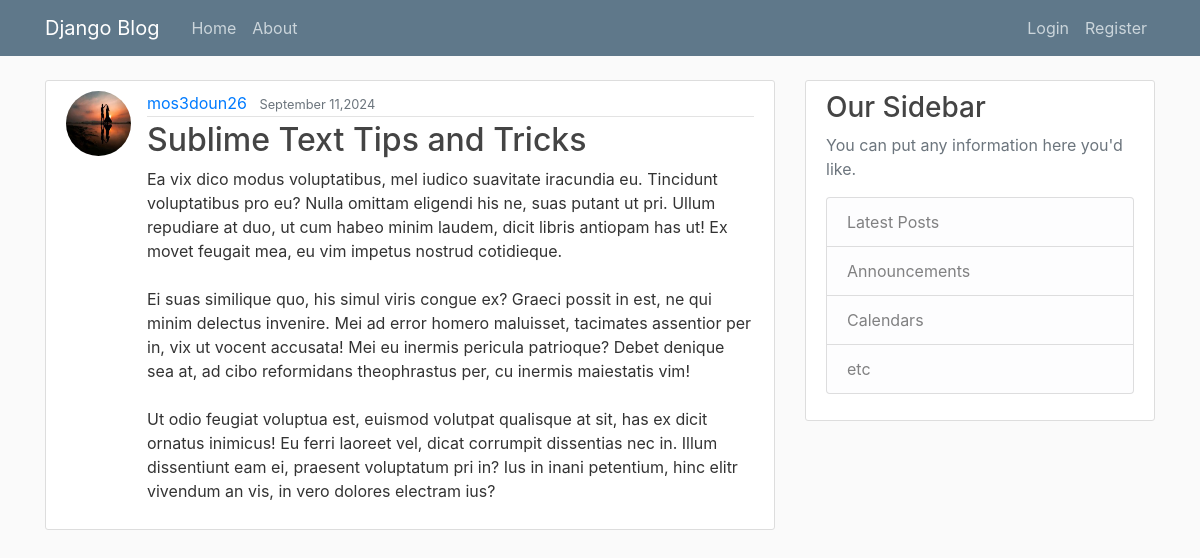
The page /post/19/ on the database its author committed.
### blog/models.py (models this page shows, shortened)
class Post(models.Model):
    title = models.CharField(max_length=100)
    content = models.TextField()
    date_posted  = models.DateField(default=timezone.now)
    author = models.ForeignKey(User, on_delete=models.CASCADE)

### users/models.py (models this page shows, shortened)
class Profile(models.Model):
    user = models.OneToOneField(User, on_delete=models.CASCADE)
    image = models.ImageField(default="profile_pics/defualt.jpeg", upload_to="profile_pics")

### blog/views.py (the view)
# urls.py: path("post/<int:pk>/", PostDetailview.as_view(), name="post-detail"),
class PostDetailview(DetailView):
    model = Post

### blog/templates/blog/post_detail.html (shortened to what this page needs)
{% extends "blog/base.html" %}
{% block content %}
<article class="media content-section">
    <img class="rounded-circle article-img" src="{{ object.author.profile.image.url }}">
    <div class="media-body">
        <div class="article-metadata">
        <a class="mr-2" href="{% url 'user-posts' object.author %}">{{ object.author }}</a>
        <small class="text-muted">{{ object.date_posted|date:"F d,Y"}}</small>
        </div>
        <h2 class="article-title"> {{ object.title }} </h2>
        <p class="article-content">{{ object.content }}</p>
    </div>
</article>
{% endblock content %}

### blog/static/blog/main.css (style rules this page uses)
body { background: #fafafa; color: #333333; margin-top: 5rem; }
h1, h2, h3, h4, h5, h6 { color: #444444; }
.content-section { background: #ffffff; padding: 10px 20px; border: 1px solid #dddddd; border-radius: 3px; margin-bottom: 20px; }
.article-title { color: #444444; }
.article-content { white-space: pre-line; }
.article-img { height: 65px; width: 65px; margin-right: 16px; }
.article-metadata { padding-bottom: 1px; margin-bottom: 4px; border-bottom: 1px solid #e3e3e3 }

### rows shown on the page
Post: author.profile.image (picture), author "mos3doun26", date_posted "September 11,2024", title "Sublime Text Tips and Tricks", content "Ea vix dico modus voluptatibus, mel iudico suavitate iracundia eu. Tincidunt voluptatibus pro eu? Nulla omittam eligendi his ne, suas putant ut pri. Ullum repudiare at duo, ut cum habeo minim laudem, dicit libris antiopam has ut! Ex movet feugait mea, eu vim impetus nostrud cotidieque. Ei suas similique quo, his simul viris congue ex? Graeci possit in est, ne qui minim delectus invenire. Mei ad error homero maluisset, tacimates assentior per in, vix ut vocent accusata! Mei eu inermis pericula patrioque? Debet denique sea at, ad cibo reformidans theophrastus per, cu inermis maiestatis vim! Ut odio feugiat voluptua est, euismod volutpat qualisque at sit, has ex dicit ornatus inimicus! Eu…"
